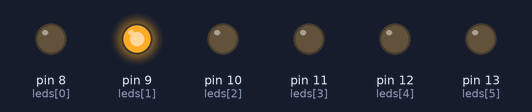
A sketch run on a simulated Arduino Uno, built with avr-gcc and run on an emulated ATmega328P. Shown: output pins drawn as LEDs (lit = HIGH). Random numbers use the default seed unless the sketch sets one.

Above: at 0.15 s.
At 4.75 s:
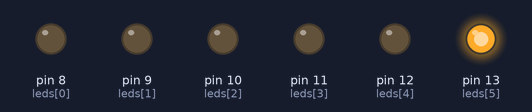
At 9.35 s:
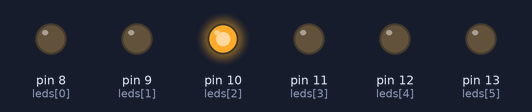
At 19.95 s:
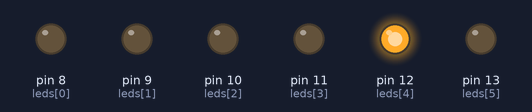
At 29.95 s:
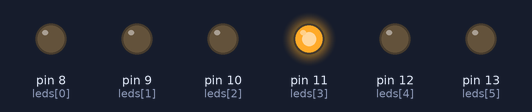
At 39.85 s:
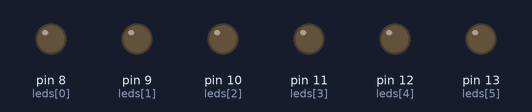
Timing chart, 0 to 40.0 s (numbered marks = the images above):
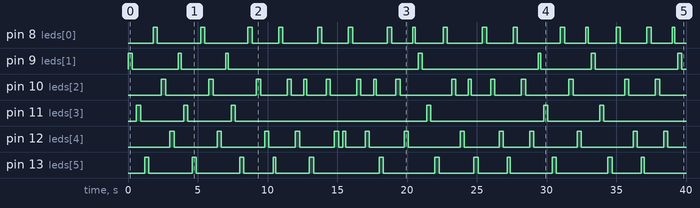

The sketch:

TapiaJuanDeber.ino
```cpp
/*
 * Deber #1
 * Nombre:  Juan Carlos Tapia Vivero
 * Fecha:   25 de Octubre de 2018
 * Deber:   Realizar los juegos detallados en el aula virtual
 *
 */

int leds[6]={8,9,10,11,12,13}; // definimos vector de los leds
int i=0; // variable del recorrido o para el contador


void setup() {

  for (;i<6;i++){
    pinMode(leds[i],OUTPUT);
    }
    i=0;


}

void loop() {

     // Ejercicio #1 (1-3-5)
for (;i<3;i++){
  digitalWrite(leds[2*i+1],HIGH); // Se usa la lógica de números impares 2x+1
  delay(300);
  digitalWrite(leds[2*i+1],LOW);
  delay(300);
   }

i=0;


    //  Ejercicio #2 (0-2-4)
for (;i<3;i++){
  digitalWrite(leds[i+i],HIGH); // Un número siempre va a ser par si 2x
  delay(300);
  digitalWrite(leds[i+i],LOW);
  delay(300);
   }

 i=0;


    //  Ejercicio #3 (Aleatorio)

 i = random(6); // variable random
  digitalWrite(leds[i],HIGH); // La forma aleatoria para encender los leds.
  delay(200);
  digitalWrite(leds[i],LOW); // La forma aleatoria para encender los leds.
  delay(200);


}
```

Measured:
- by itself, pin 8 (leds[0]): LOW → HIGH at 1.8 s, → LOW 0.30 s later, → HIGH 3.1 s later, → LOW 0.30 s later, … (32 changes in this stretch)
- by itself, pin 9 (leds[1]): LOW → HIGH at 0.00 s, → LOW 0.30 s later, → HIGH 3.3 s later, → LOW 0.20 s later, … (14 changes in this stretch)
- by itself, pin 10 (leds[2]): LOW → HIGH at 2.4 s, → LOW 0.30 s later, → HIGH 3.1 s later, → LOW 0.30 s later, … (32 changes in this stretch)
- by itself, pin 11 (leds[3]): LOW → HIGH at 0.60 s, → LOW 0.30 s later, → HIGH 3.1 s later, → LOW 0.30 s later, … (12 changes in this stretch)
- by itself, pin 12 (leds[4]): LOW → HIGH at 3.0 s, → LOW 0.30 s later, → HIGH 3.1 s later, → LOW 0.30 s later, … (28 changes in this stretch)
- by itself, pin 13 (leds[5]): LOW → HIGH at 1.2 s, → LOW 0.30 s later, → HIGH 3.1 s later, → LOW 0.30 s later, … (24 changes in this stretch)
